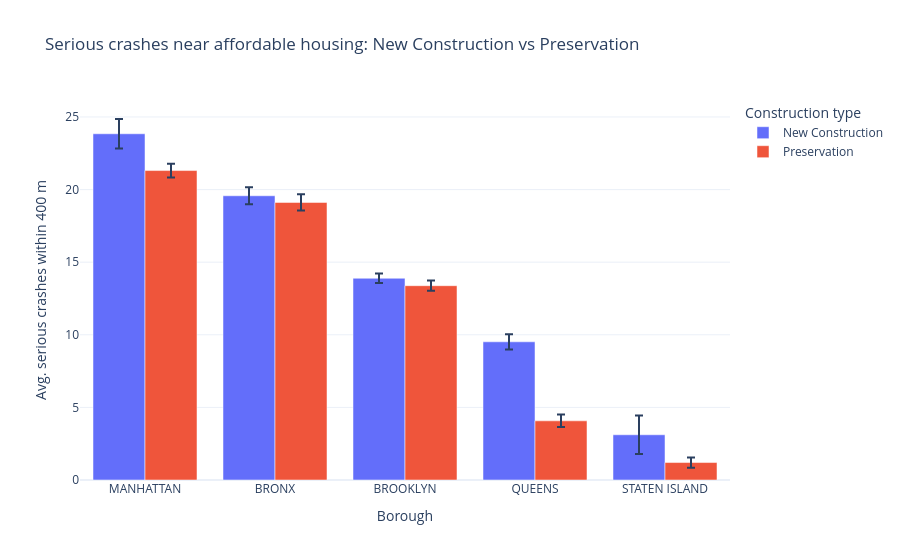

The code cell stored with this chart in its notebook:
### Markdown cell above
## Q3: New Construction vs Preservation

New construction is often built on open land while preservation keeps older buildings in dense areas, so I wanted to see if they are near different amounts of crashes. I used the average number of crashes within 400 m per building. Error bars are 95% intervals and I used a Mann–Whitney test because the counts are skewed.

### Code cell
rq3 = (housing_geo.groupby(['borough', 'reporting_construction_type'])
       .agg(buildings=('building_id', 'size'),
            mean_crashes=('crashes_within_400m', 'mean'),
            sem=('crashes_within_400m', lambda s: s.std() / np.sqrt(len(s))))
       .reset_index())
rq3['ci95'] = 1.96 * rq3['sem']

fig = px.bar(rq3, x='borough', y='mean_crashes', color='reporting_construction_type', barmode='group',
             error_y='ci95', category_orders={'borough': BORO_ORDER},
             hover_data={'buildings': True},
             labels={'mean_crashes': 'Avg. serious crashes within 400 m',
                     'borough': 'Borough', 'reporting_construction_type': 'Construction type'},
             title='Serious crashes near affordable housing: New Construction vs Preservation')
fig.update_layout(template='plotly_white'); fig.show()

# test each borough
rows = []
for boro in BORO_ORDER:
    d = housing_geo[housing_geo.borough == boro]
    new = d[d.reporting_construction_type == 'New Construction']['crashes_within_400m']
    pres = d[d.reporting_construction_type == 'Preservation']['crashes_within_400m']
    rows.append({'borough': boro, 'n_new': len(new), 'n_preservation': len(pres),
                 'mean_new': new.mean(), 'mean_preservation': pres.mean(),
                 'p_value': stats.mannwhitneyu(new, pres).pvalue})
pd.DataFrame(rows).round(4)

### Figure 1 — Plotly figure (JSON) as saved in the notebook; plotly's stock layout.template omitted (floating-point values rounded to 4 significant figures)
{"data": [{"alignmentgroup": "True", "customdata": [[1004], [1767], [287], [462], [35]], "error_y": {"array": [0.5827, 0.3276, 1.017, 0.5257, 1.327]}, "hovertemplate": "Construction type=New Construction<br>Borough=%{x}<br>Avg. serious crashes within 400 m=%{y}<br>buildings=%{customdata[0]}<extra></extra>", "legendgroup": "New Construction", "marker": {"color": "#636efa", "pattern": {"shape": ""}}, "name": "New Construction", "offsetgroup": "New Construction", "orientation": "v", "showlegend": true, "textposition": "auto", "type": "bar", "x": ["BRONX", "BROOKLYN", "MANHATTAN", "QUEENS", "STATEN ISLAND"], "xaxis": "x", "y": [19.57, 13.89, 23.84, 9.517, 3.114], "yaxis": "y"}, {"alignmentgroup": "True", "customdata": [[1185], [1326], [1112], [321], [94]], "error_y": {"array": [0.5618, 0.3538, 0.4736, 0.4292, 0.3515]}, "hovertemplate": "Construction type=Preservation<br>Borough=%{x}<br>Avg. serious crashes within 400 m=%{y}<br>buildings=%{customdata[0]}<extra></extra>", "legendgroup": "Preservation", "marker": {"color": "#EF553B", "pattern": {"shape": ""}}, "name": "Preservation", "offsetgroup": "Preservation", "orientation": "v", "showlegend": true, "textposition": "auto", "type": "bar", "x": ["BRONX", "BROOKLYN", "MANHATTAN", "QUEENS", "STATEN ISLAND"], "xaxis": "x", "y": [19.11, 13.38, 21.31, 4.075, 1.202], "yaxis": "y"}], "layout": {"barmode": "group", "legend": {"title": {"text": "Construction type"}, "tracegroupgap": 0}, "title": {"text": "Serious crashes near affordable housing: New Construction vs Preservation"}, "xaxis": {"anchor": "y", "categoryarray": ["MANHATTAN", "BRONX", "BROOKLYN", "QUEENS", "STATEN ISLAND"], "categoryorder": "array", "domain": [0, 1], "title": {"text": "Borough"}}, "yaxis": {"anchor": "x", "domain": [0, 1], "title": {"text": "Avg. serious crashes within 400 m"}}}}
